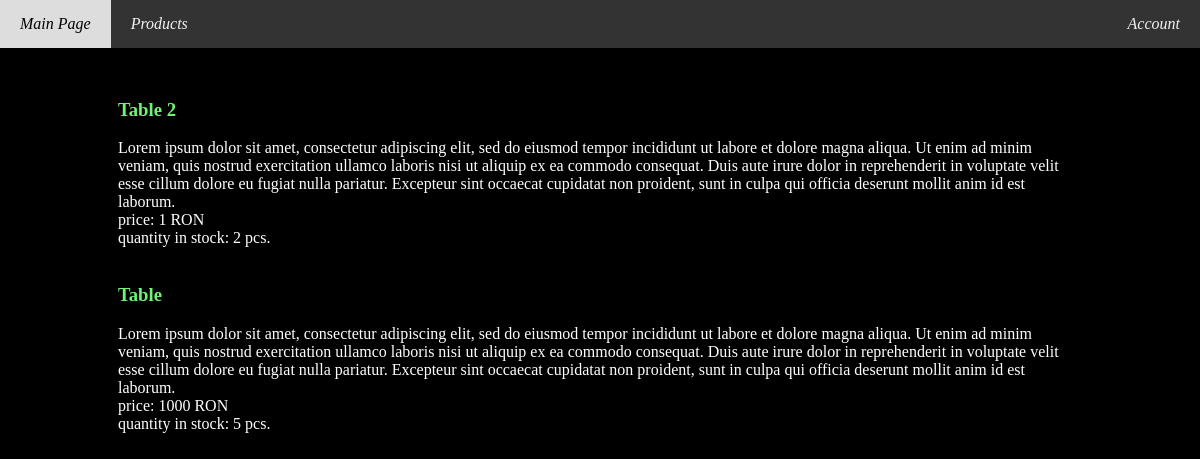
Page /my_posts (signed in) on the committed database.
### tables this page shows
CREATE TABLE products (
id INTEGER PRIMARY KEY,
title VARCHAR(50),
price INT,
description VARCHAR(1000),
seller VARCHAR(30),
quantity INT,
post_date TIMESTAMP, 
image VARCHAR(50)
, rating INT);

### app.py (the view)
@app.route('/my_posts', methods=['GET'])
def my_posts():
    if 'username' in session:
        username = session['username']
        posts = query_db("SELECT title, description, price, id, quantity FROM products WHERE seller=?", (username,))
        posts = posts[::-1]
        return render_template('my_posts.html', posts=posts)
    else:
        flash('You need to log in to access your posts')
        return redirect(url_for('login'))

### app.py (called while the page is built)
def get_db():
    db = getattr(g, '_database', None)
    if db is None:
        db = g._database = sqlite3.connect(DATABASE)
    return db

def query_db(query, args=(), one=False):
    conn = get_db()
    curs = conn.execute(query, args)
    conn.commit()
    rv = curs.fetchall()
    curs.close()
    return (rv[0] if rv else None) if one else rv

@app.teardown_appcontext
def close_connection(exception):
    db = getattr(g, '_database', None)
    if db is not None:
        db.close()

### templates/my_posts.html (shortened to what this page needs)
{% extends "layout.html" %}
{% block head %}
<link rel="stylesheet" type="text/css" href="/static/style.css">
{% endblock %}
{% block body %}
{% for post in posts %}
	<h3><a id="title" href="/edit_post/{{post[3]}}">{{ post[0] }}</a></h3>
	{{ post[1] }} <br>
	price: {{ post[2] }} RON <br>
	quantity in stock: {{ post[4] }} pcs. <br>
	<br>
{% endfor %}
{% endblock %}

### static/style.css (style rules this page uses)
body { background-color: black; min-height: 100vh; color: white; font-size: 16px; margin: 0px; }
a:link, a:visited { color: white; text-decoration: underline; cursor: auto; }

### templates/my_posts.html (style rules this page uses)
a#title { text-decoration: none; color: #6ff275; }

### rows in the picture
products: title "Table 2", description "Lorem ipsum dolor sit amet, consectetur adipiscing elit, sed do eiusmod tempor incididunt ut labore et dolore magna aliqua. Ut enim ad minim veniam, quis nostrud exercitation ullamco laboris nisi ut aliquip ex ea commodo consequat. Duis aute irure dolor in reprehenderit in voluptate velit esse cillum dolore eu fugiat nulla pariatur. Excepteur sint occaecat cupidatat non proident, sunt in culpa qui officia deserunt mollit anim id est laborum.", price "1", quantity "2"
products: title "Table", description "Lorem ipsum dolor sit amet, consectetur adipiscing elit, sed do eiusmod tempor incididunt ut labore et dolore magna aliqua. Ut enim ad minim veniam, quis nostrud exercitation ullamco laboris nisi ut aliquip ex ea commodo consequat. Duis aute irure dolor in reprehenderit in voluptate velit esse cillum dolore eu fugiat nulla pariatur. Excepteur sint occaecat cupidatat non proident, sunt in culpa qui officia deserunt mollit anim id est laborum.", price "1000", quantity "5"
